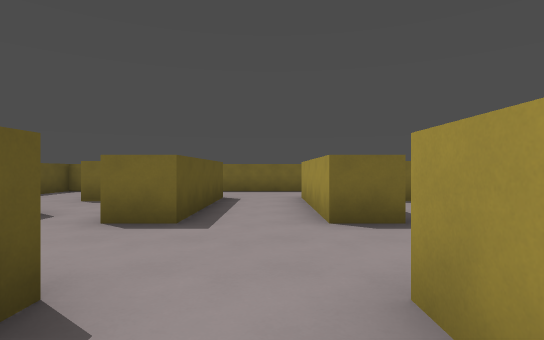
view 1 (above)

24 first-person views from a walk through a Godot game level. The camera is 1.4 m above the floor, looks level and sees 80° across. The floor is counted in squares, 2 m on a side. Each view is taken from the middle of a square. On the plan, view 1 faces up. The plan holds only what a view shows up to about 10 squares ahead; the rest is blank.

view 2
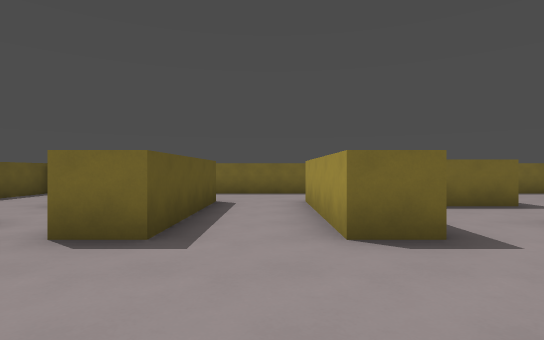

view 3
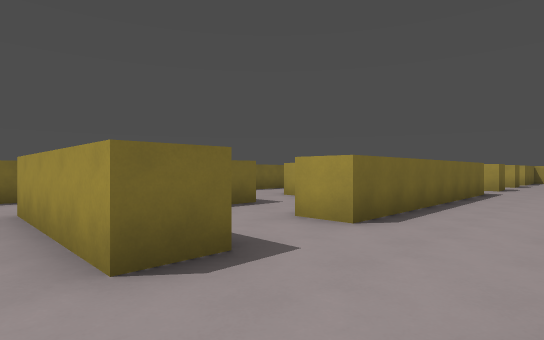

view 4
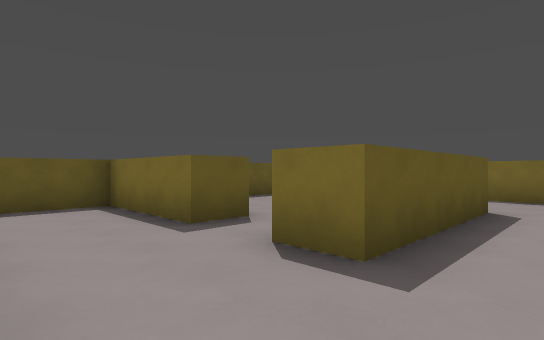

view 5
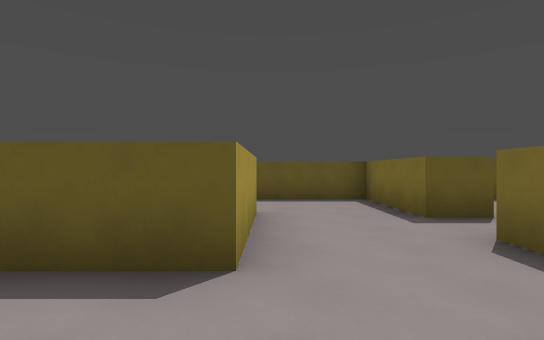

view 6
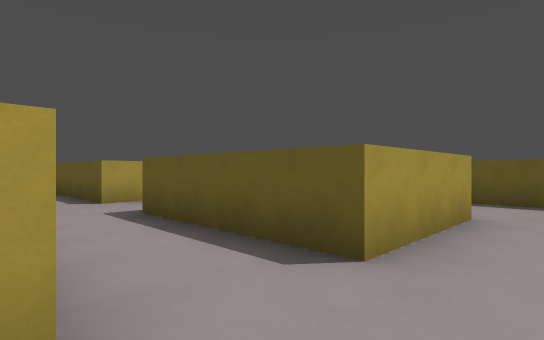

view 7
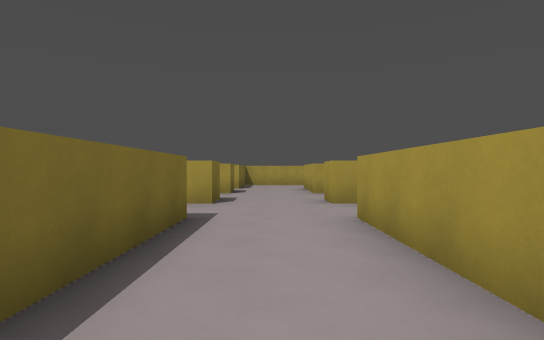

view 8
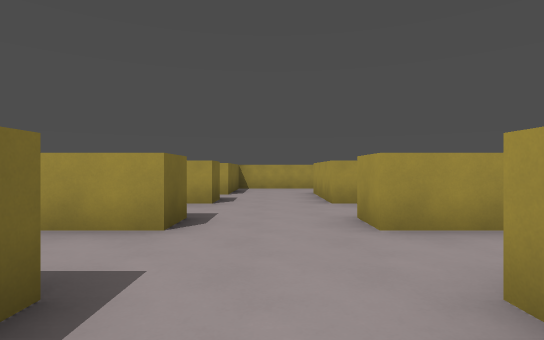

view 9
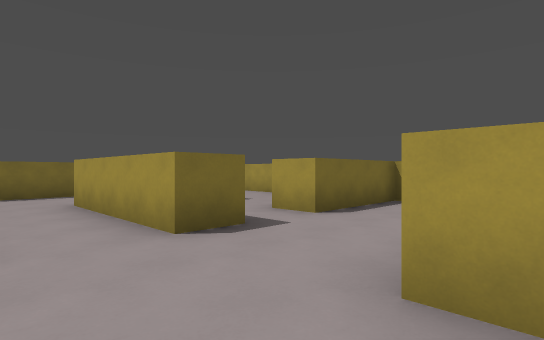

view 10
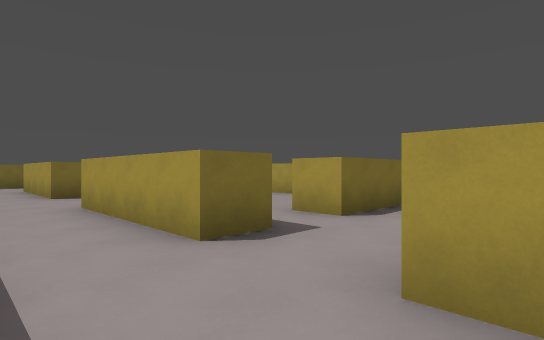

view 11
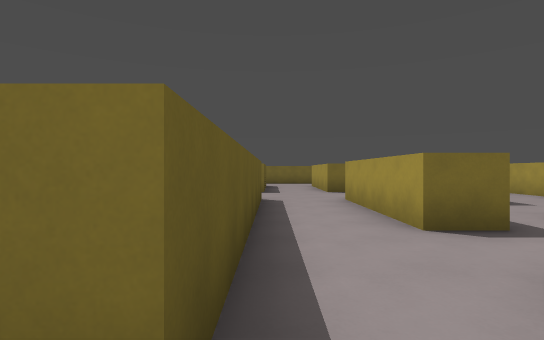

view 12
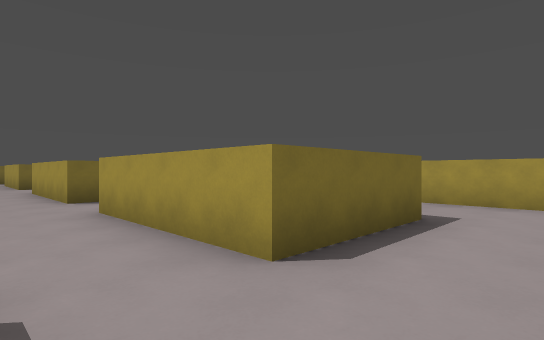

view 13
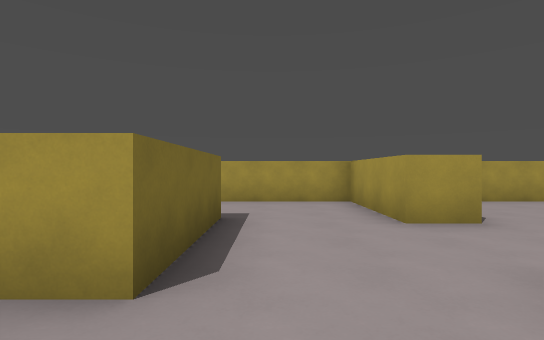

view 14
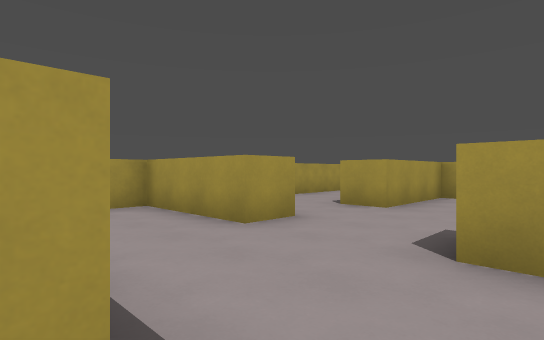

view 15
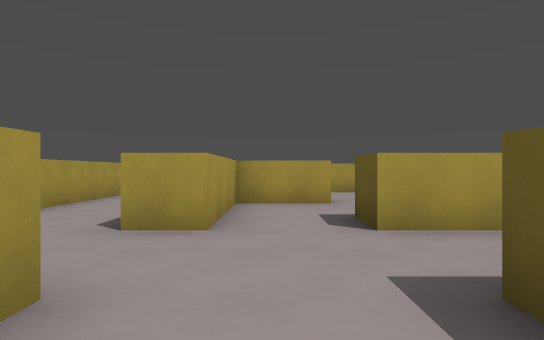

view 16
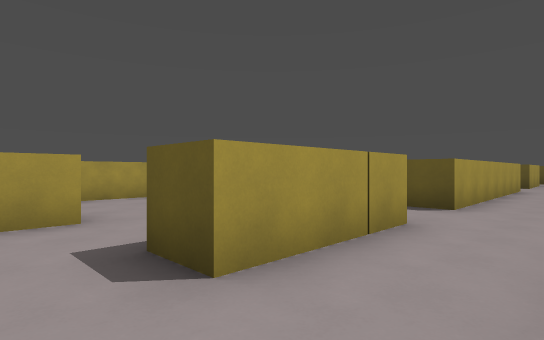

view 17
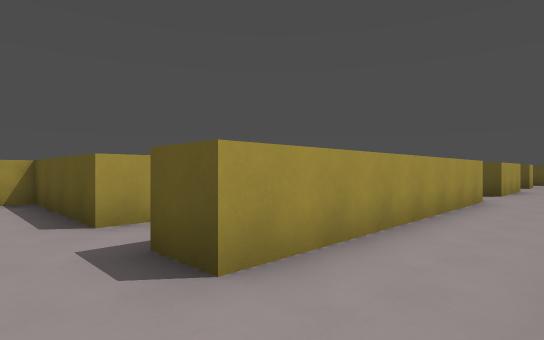

view 18
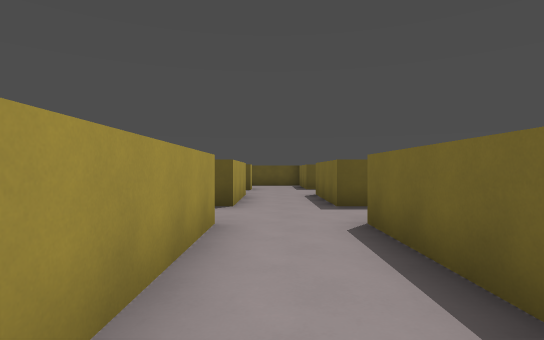

view 19
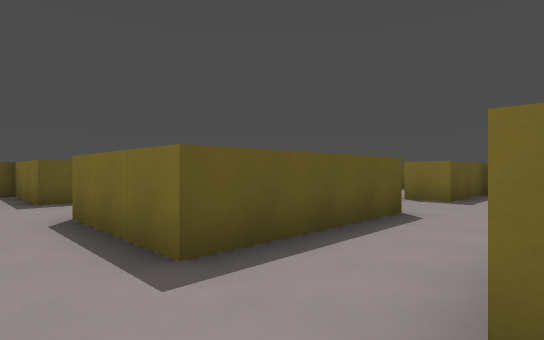

view 20
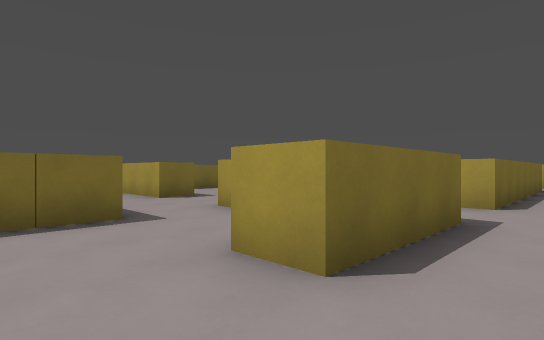

view 21
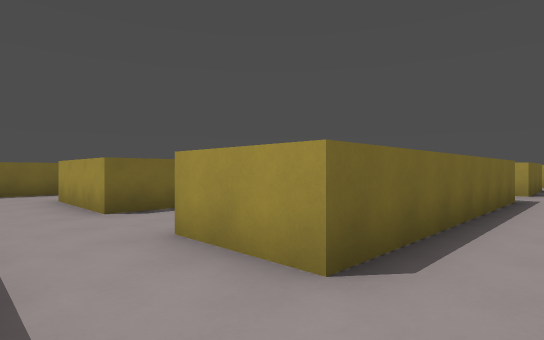

view 22
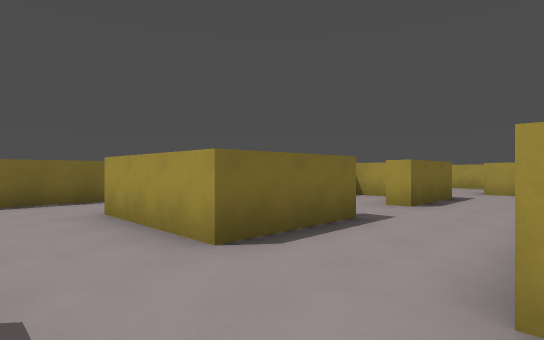

view 23
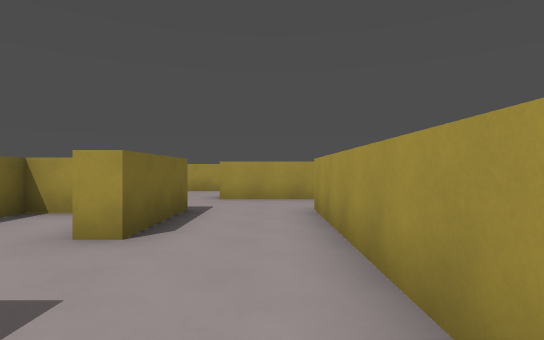

view 24
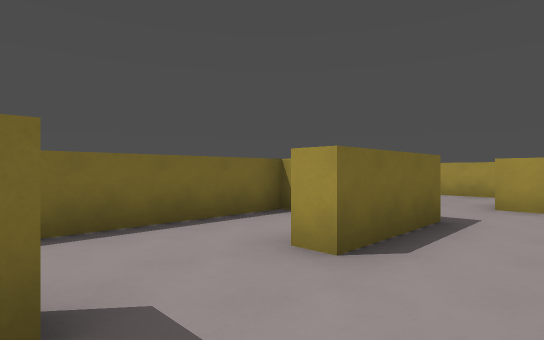

### Floor plan
Key: @ floor where view 1 was taken; # wall or solid block; . floor.
Columns run from 7 left of view 1 to 22 right of it. Each row starts with its distance up from view 1.
 11 #    ####     ##      ##
 10 #.   ....     .       ..
  9 #..   ...    ..       ..
  8 #..###..####..#       .#
  7 #... #..# ....        .#  .
  6   ...#..#....       #..# ..
  5 ####.#..#..#######..#..#..####
  4 #............................#
  3 #............................#
  2 #............ ...............#
  1 #. ###..#      ###..#..###...#
  0      #.@            #..#....
 -1      #..            #..#...
 -2      #..####        #..#..###
 -3      ...#...        #......
 -4      ...#...        #....
 -5      #..#..#  ####  #..#
 -6      #.....# ....#   ..#
 -7      #.....###..###....#     #
 -8     ##..#...........#..###...#
 -9     ....#...........#........#
-10     ....#..#######..#........#
-11 ####..###..#######  ###...####
-12 #..........................
-13     .........................
-14       ###..#######..###..#...#
-15                  ...   ..#...#
-16                  ...  ...# ..#
-17                  #..  .### ..#
-18                  #.  ..     .#
-19                  #.  ..      #
-20                  #.  ..
-21                  ######

Positions as (right, up) in squares from view 1, and headings:
1: (0, 0), facing up
2: (0, 1), facing up
3: (0, 2), facing up-right
4: (0, 2), facing up-left
5: (1, 2), facing left
6: (1, 3), facing down-left
7: (6, 3), facing right
8: (9, 3), facing right
9: (14, 1), facing up-right
10: (14, -5), facing up-right
11: (14, -6), facing up
12: (14, -10), facing up-right
13: (14, -9), facing right
14: (15, -8), facing down-right
15: (17, -10), facing down
16: (17, -12), facing down-left
17: (12, -12), facing down-left
18: (8, -13), facing left
19: (4, -13), facing up-left
20: (-3, -13), facing up-right
21: (2, -13), facing up-right
22: (2, -10), facing up-right
23: (5, -9), facing right
24: (6, -9), facing up-right
